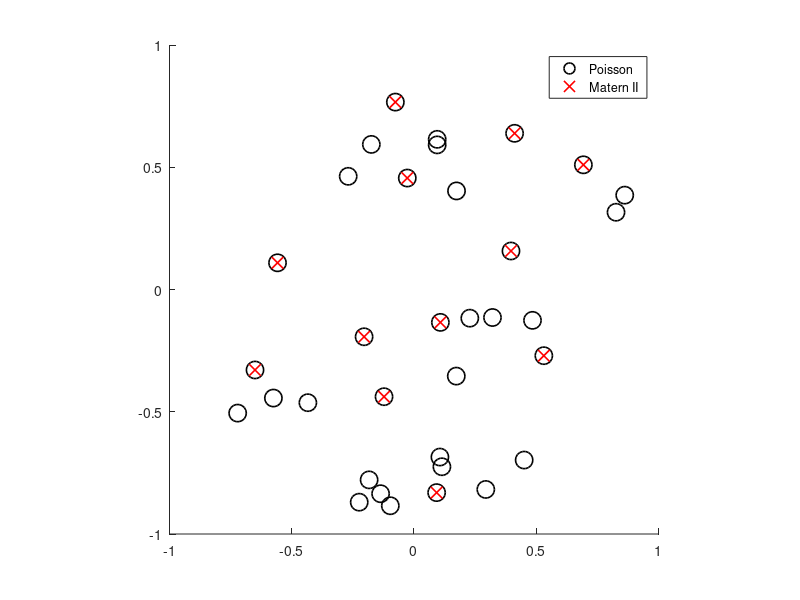

Write MATLAB code to recreate this figure.
% This file can simulate three different types of dependently-thinned point
% processes based on an underling homogeneous Poisson point process. The 
% resulting realizations of these point processes are considered as subsets 
% of the underlying Poisson realizations. The results are stored locally in
% the file Subset.mat. It also plots a single realization.
%
% The two of the points processes are Matern I/II hard-core point
% processes. The other is a point process, which we call the triangle point
% process. All three are constructed by dependently thinning a homogeneous 
% Poisson point process.
% 
% It creates 10^4 realizations of Matern I/II point processes in a few
% seconds on a standard machine, whereas the triangle point process is 
% slower to generate.
%
% This is the first file (of three files) to run to reproduce the results
% presented in the paper by Blaszczyszyn and Keeler[1].
%
% The underlying Poisson realizations are stored as a structure (array)
% called ppStructPoisson, where the thinned point processes (represented as
% indices) are stored in a cell (array) called indexCellSub.
%
% For more details, see the paper by Blaszczyszyn and Keeler[1].
% For details on Matern hard-core point point processes, see, for example,
% books[2](pages 176--178), [3](pages 93--94) or [4](pages 37--38).
%
% REQUIREMENTS:
% Uses Statistics (and Machine learning) Toolbox for Poisson variable 
% generation (uses MATLAB function poissrnd).
%
% Author: H.P. Keeler, Inria/ENS, Paris, and University of Melbourne,
% Melbourne, 2018.
%
% References:
% [1] Blaszczyszyn and Keeler, Determinantal thinning of point processes
% with network learning applications, 2018.
% [2] Chiu, Stoyan, Kendall, and Mecke, "Stochastic geometry and its
% applications", Wiley.
% [3] Schneider and Weil, "Stochastic and integral geometry", Springer.
% [4] Blaszczyszyn, Haenggi, Keeler, and Mukherjee, "Stochastic geometry
% analysis of cellular networks", Cambridge University Press.

close all; clearvars; clc;

%seedRand=1;rng(seedRand); %Seed for random number generation 
choiceModel=2;%1 for Matern I, 2 for Matern II; 3 for triangular process
booleDisk=true;%true (or 1) to sample points on a origin-centered disk
booleCheck=true; %change to true (or 1) to see empirical stations and plots
numbSim=10^4; %number of realizations/simulations created

%Point process parameters
lambda=10; %intensity (ie mean density) of underlying Poisson point process
rMatern=.8/sqrt(lambda); %inhibition radius of Matern I/II process
rTri=2/sqrt(lambda); %thinning parameter for "triangle" process
%thin points if triangle perimeter is smaller than 2*rTri

%sample window dimensions
xx0=0;yy0=0;
%disk centered at (xx0,yy0);
rDisk=1; %radius
%rectangle with bottom left corner at (xx0,yy0)
widthRect=1; %width
heightRect=1; %height
xMin=xx0;xMax=xMin+widthRect;yMin=yy0;yMax=yMin+heightRect;

booleExtended=true; %true to simulate Poisson points on extended window
constN=2;constM=constN-1; %additonal triangle process paramters

%Helper function: distance (squared) between points
funDistSquared=@(x,y,u,v)((x-u).^2+(y-v).^2);

if any(choiceModel==1:2)
    rExtended=rMatern;
elseif choiceModel==3
    rExtended=2*rTri;
else
    error('The variable choiceModel must be one of the following numbers: 1, 2 or 3');
end

if booleDisk %disk
    %Helper functions
    funArea=@(w)(pi*w.^2); %area function
    %check if points in window (returns boolean variables)
    funInWindow=@(x,y)(((x-xx0).^2+(y-yy0).^2)<rDisk^2);
    %polar to Cartesian
    funPol2Cart=@(theta,r)([r.*cos(theta)+xx0,r.*sin(theta)+yy0]);
    %Points uniformally colocated in a origin centred disk
    funUniPoints=@(n,w)funPol2Cart(2*pi*rand(n,1),w*sqrt(rand(n,1)));
    %create sample and big window
    windowSample=rDisk;
    windowExtended=rDisk+rExtended;
else %rectangle
    funArea=@(w)(abs(w(2)-w(1)).*abs(w(4)-w(3))); %area function
    %check if points in window (returns boolean variables)
    funInWindow=@(x,y)((x>=xMin)&(x<=xMax)&(y>=yMin)&(y<=yMax));
    %Points uniformally colocated in a origin corned rectangle
    funUniPoints=@(n,w)([(w(2)-w(1))*rand(n,1)+w(1), ...
        (w(4)-w(3))*rand(n,1)+w(3)]);
    %create sample and big window
    windowSample=[xMin,xMax,yMin,yMax];
    windowExtended=[xMin-rExtended,xMax+rExtended,...
        yMin-rExtended,yMax+rExtended];
end
if booleExtended
    windowBig=windowExtended; %use extended window for Poisson points
else
    windowBig=windowSample; %use sample window for Poisson points
    funInWindow=@(x,y)((ones(size(x))));
end

%calculate areas
areaSample=funArea(windowSample);
areaBig=funArea(windowBig);

%%%START -- Simulation section -- START%%%
%Marked Poisson pont process on bigWindow
%Generate *all* ensembles at once
pointsNumberBig=poissrnd(areaBig*lambda,numbSim,1);%Poisson number of points
pointsNumberTotal=sum(pointsNumberBig);
%uniform x/y coordinates of Poisson points
xxyyTemp=funUniPoints(pointsNumberTotal,windowBig);
xxAllBig=xxyyTemp(:,1); yyAllBig=xxyyTemp(:,2); %extract x/ypoints from matrix
markAge=rand(size(xxAllBig));%iid uniform marks for Matern II
%convert Poisson point processes into cells
xxCellBig=mat2cell(xxAllBig,pointsNumberBig);
yyCellBig=mat2cell(yyAllBig,pointsNumberBig);
numberCell=mat2cell(pointsNumberBig,ones(numbSim,1)); %cell for number of points
markCell=mat2cell(markAge,pointsNumberBig);
%create structure to represent Poisson point process
ppStructPoissonBig=struct('x',xxCellBig,'y',yyCellBig,...
    'n',numberCell,'window',windowBig,'marks',markCell);
ppStructPoisson=ppStructPoissonBig;

%Counts for estimating densities of generated point processes
pointCountsI=zeros(numbSim,1);pointCountsII=zeros(numbSim,1);
pointCountsTri=zeros(numbSim,1); pointCounts=zeros(numbSim,1);

%create cells
xxCellSub=mat2cell(zeros(numbSim,1),ones(numbSim,1)); %for x coordinates
yyCellSub=mat2cell(zeros(numbSim,1),ones(numbSim,1)); %for y coordinates
%index of x/y points for subset point process
indexCellSub=mat2cell(zeros(numbSim,1),ones(numbSim,1));
tic;
%Loop for every Poisson realization
for jj=1:numbSim
    xxBig=ppStructPoissonBig(jj).x;yyBig=ppStructPoissonBig(jj).y;
    markAge=ppStructPoissonBig(jj).marks;
    booleWindow=funInWindow(xxBig,yyBig);
    indexWindow=find(booleWindow);
    xx=xxBig(indexWindow); yy=yyBig(indexWindow);
    numbPoints=length(indexWindow);
    
    %Update underlying Poisson point process
    ppStructPoisson(jj).x=xx; ppStructPoisson(jj).y=yy;
    ppStructPoisson(jj).n=numbPoints;
    ppStructPoisson(jj).window=windowBig; %using big window
    ppStructPoisson(jj).marks=markAge(indexWindow);
    
    if choiceModel<=2
        %Matern I/II
        removeBooleI=false(size(xx));%Index for removing points -- Matern I
        keepBooleII=false(size(xx));%Index for keeping points -- Matern II
        for ii=1:numbPoints
            distanceTemp=funDistSquared(xx(ii),yy(ii),xxBig,yyBig); %distances to other points
            inDiskBoole=(distanceTemp<rMatern^2)&(distanceTemp>0);
            %Matern I
            removeBooleI(ii)=any(inDiskBoole);
            %Matern II
            %keep the younger points
            keepBooleII(ii)=all(markAge(indexWindow(ii))<markAge(inDiskBoole));
            %Note: if markAge(inDiskBoole) is empty, keepBooleII(ii)=1.
        end
        %Remove/keep points to generate Matern hard-core processes
        if choiceModel==1
            %Matern I
            keepBooleI=~(removeBooleI);
            xxMaternI=xx(keepBooleI);yyMaternI=yy(keepBooleI);
            indexCellSub{jj}=find(keepBooleI); %Matern I
            pointCountsI(jj)=numel(xxMaternI);
            xxCellSub{jj}=xxMaternI;
            yyCellSub{jj}=yyMaternI;
            
        else
            %Matern II
            xxMaternII=xx(keepBooleII);yyMaternII=yy(keepBooleII);
            indexCellSub{jj}=find(keepBooleII); %Matern I
            pointCountsII(jj)=numel(xxMaternII);
            xxCellSub{jj}=xxMaternII;
            yyCellSub{jj}=yyMaternII;
        end
        
    else        
        %START -- thinning points based on triangular perimiter -- START
        numbPointsBig=length(xxBig);
        booleMatrix=logical(ones(numbPointsBig)-eye(numbPointsBig)); %removes distances to self
        indexMatrix=repmat((1:numbPointsBig),numbPointsBig,1);
        %find every pair combination
        xxMatrix=repmat(xxBig,1,numbPointsBig-1);yyMatrix=repmat(yyBig,1,numbPointsBig-1);
        indexTemp=flipud(reshape(indexMatrix(booleMatrix),numbPointsBig,numbPointsBig-1));
        %calculate nearest distance for all pairs
        [distNearAll,indexNear]=sort(sqrt((xxMatrix-xxMatrix(indexTemp)).^2+(yyMatrix-yyMatrix(indexTemp)).^2),2);
        distNear=distNearAll(:,1:constN); %nearest distances
        %Run for distances between nearest neighbours
        %find indices of nearest neighbours
        indexBetween=indexTemp(sub2ind([numbPointsBig,numbPointsBig-1],repmat((1:numbPointsBig)',1,numbPointsBig-1),indexNear));
        distBetween=sqrt((xxMatrix(indexBetween(:,1:constM))-xxMatrix(indexBetween(:,2:constM+1))).^2 ...
            +(yyMatrix(indexBetween(:,1:constM))-yyMatrix(indexBetween(:,2:constM+1))).^2);
        %total of three distances ie the perimiter distance of the triangle
        distTriAll=sum(distNear,2)+distBetween;
        distTri=distTriAll(booleWindow);
        keepBooleTri=(distTri>rTri); %keep points with large triangle distance
        xxTri=xx(keepBooleTri);yyTri=yy(keepBooleTri);
        %END -- thinning points based on triangular perimeter -- END
        
        %index of points
        indexCellSub{jj}=find(keepBooleTri); %Matern I
        pointCountsTri(jj)=numel(xxTri);
        xxCellSub{jj}=xxTri;
        yyCellSub{jj}=yyTri;
        
    end
    %%%END -- Simulation section -- END%%%
    
    %Collect statistics on number of points
    pointCounts(jj)=numel(indexWindow);
end
toc;

%%%START -- Create point process object -- START%%%
if (choiceModel==1)
    %area of hard-core disk
    diskMaternArea=pi*rMatern^2;
    %Matern I
    numberCell=mat2cell(pointCountsI,ones(numbSim,1)); %cell for number of points
    labelModel='Matern I';
    rSub=rMatern;
elseif choiceModel==2
    %area of hard-core disk
    diskMaternArea=pi*rMatern^2;
    %Matern II
    numberCell=mat2cell(pointCountsII,ones(numbSim,1)); %cell for number of points
    %analytic density
    lambdaSub=1/(diskMaternArea)*(1-exp(-lambda*diskMaternArea)); %Matern II
    labelModel='Matern II';
    rSub=rMatern;
elseif choiceModel==3
    %Triangle
    numberCell=mat2cell(pointCountsTri,ones(numbSim,1)); %cell for number of points
    lambdaSub=mean(pointCountsTri/areaSample);%(empirical estimate)
    labelModel='Triangle';
    rSub=rTri;
end
%create point process object (ie structure array)
ppStructSub=struct('x',xxCellSub,'y',yyCellSub,...
    'n',numberCell,'window',windowSample);

%%%END -- Create point process object -- END %%%

disp(strcat('Finished simulating ',{' '},labelModel,' point process.'));

if ~exist('booleNew','var')
    save('Subset.mat','lambda','xx0','yy0','areaSample','rSub',...
        'lambdaSub','ppStructPoisson','indexCellSub','windowSample',...
        'choiceModel','labelModel','booleDisk');
end

%Checking that all realizations have enough points
if any([ppStructSub(:).n]<=1)
    if (choiceModel==1)||(choiceModel==2)
        warning('There are Matern realizations with one or zero points. Try reducing the parameter rMatern.');
    elseif (choiceModel==3)
        warning('There are triangular realizations with one or zero points. Try reducing the parameter rTri.');
    end
end

%%%Empirical densities of generated point processes
if booleCheck==1
    rSub
    %intensity/density values
    lambdaExact=lambda
    %empirical estimate of density
    lambdaEmp=mean(pointCounts/areaSample)
    
    kk=1;
    xxPoisson=ppStructPoisson(kk).x;
    yyPoisson=ppStructPoisson(kk).y;
    xxSub=xxPoisson(indexCellSub{kk});
    yySub=yyPoisson(indexCellSub{kk});
    
    %%%START -- Plot point processses
    markerSizeNumb=50; %marker size of markers colors
    markerSizeRatio=1;
    figure; hold on;
    set(gcf,'DefaultLineLineWidth',1.2);
    %draw underlying Poisson point process
    plot(xxPoisson,yyPoisson,'ko','MarkerSize',markerSizeNumb/4.0);hold on;
    plot(xxSub,yySub,'rx','MarkerSize',markerSizeNumb/6.0);
    legend('Poisson', labelModel);
    axis square;
    if choiceModel==1
        %analytic density
        lambdaSub
        %empirical estimate of density
        lambdaSubEmp=mean(pointCountsI/areaSample)
    elseif choiceModel==2
        %analytic density
        lambdaSub
        %empirical estimate of density
        lambdaSubEmp=mean(pointCountsII/areaSample)
    else
        %empirical estimate of density (analytic one is not known)
        lambdaSubEmp=lambdaSub
    end   
    
end
